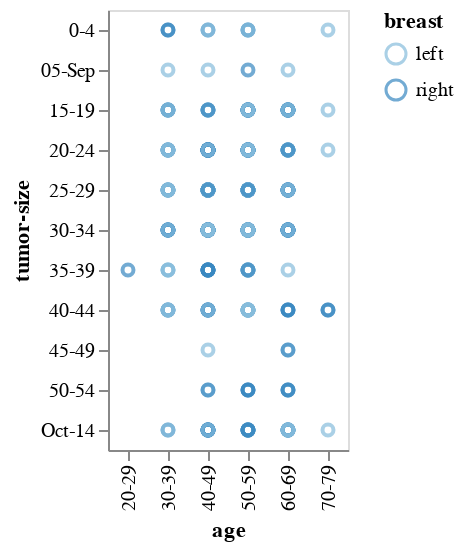

Source (notebook cell):
### Code cell
points = alt.Chart(data).mark_point().encode(
    x='age:N',
    y='tumor-size:N',
    color=alt.condition(brush, 'breast:O', alt.value('blue'))
).add_selection(
    brush
)

points

### Figure 1 — Vega-Lite specification as saved in the notebook (floating-point values rounded to 4 significant figures; data arrays with more than 128 entries replaced by an {"elided": "..."} marker saying what was removed)
{"config": {"view": {"continuousWidth": 400, "continuousHeight": 300}}, "data": {"name": "data-f13bc638e99b5f68701dde03dc31f810"}, "mark": "point", "encoding": {"color": {"condition": {"type": "ordinal", "field": "breast", "selection": "selector001"}, "value": "blue"}, "x": {"type": "nominal", "field": "age"}, "y": {"type": "nominal", "field": "tumor-size"}}, "selection": {"selector001": {"type": "interval"}}, "$schema": "https://vega.github.io/schema/vega-lite/v4.8.1.json", "datasets": {"data-f13bc638e99b5f68701dde03dc31f810": {"elided": "286 records"}}}
